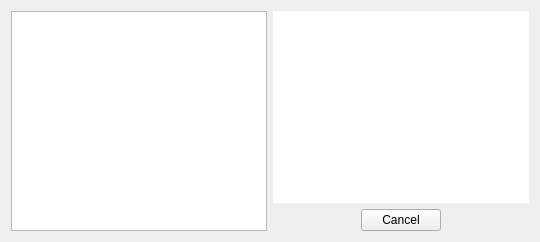
             <widget class="QWidget" name="tabWidgetTrainerCardPage3">
              <property name="styleSheet">
               <string notr="true">#tabWidgetTrainerCardPage3{
background-color: qlineargradient(spread:pad, x1:0, y1:0.3, x2:0, y2:1, stop:0 rgba(255, 255, 255, 200), stop:1 rgba(221, 221, 221, 200));
border-color: rgb(204, 204, 204);
border-radius: 5px;
}</string>
              </property>
              <attribute name="title">
               <string>Quests</string>
              </attribute>
              <layout class="QHBoxLayout" name="horizontalLayout_37">
               <item>
                <widget class="QListWidget" name="questsList"/>
               </item>
               <item>
                <layout class="QVBoxLayout" name="verticalLayout_23">
                 <item>
                  <widget class="QTextBrowser" name="questDetails">
                   <property name="styleSheet">
                    <string notr="true">#questDetails{background-image: url(:/images/empty.png);color: rgb(0, 0, 0);}</string>
                   </property>
                   <property name="frameShape">
                    <enum>QFrame::Shape::NoFrame</enum>
                   </property>
                  </widget>
                 </item>
                 <item>
                  <layout class="QHBoxLayout" name="horizontalLayout_36">
                   <item>
                    <spacer name="horizontalSpacer_32">
                     <property name="orientation">
                      <enum>Qt::Orientation::Horizontal</enum>
                     </property>
                     <property name="sizeHint" stdset="0">
                      <size>
                       <width>40</width>
                       <height>20</height>
                      </size>
                     </property>
                    </spacer>
                   </item>
                   <item>
                    <widget class="QPushButton" name="cancelQuest">
                     <property name="text">
                      <string>Cancel</string>
                     </property>
                    </widget>
                   </item>
                   <item>
                    <spacer name="horizontalSpacer_33">
                     <property name="orientation">
                      <enum>Qt::Orientation::Horizontal</enum>
                     </property>
                     <property name="sizeHint" stdset="0">
                      <size>
                       <width>40</width>
                       <height>20</height>
                      </size>
                     </property>
                    </spacer>
                   </item>
                  </layout>
                 </item>
                </layout>
               </item>
              </layout>
             </widget>
